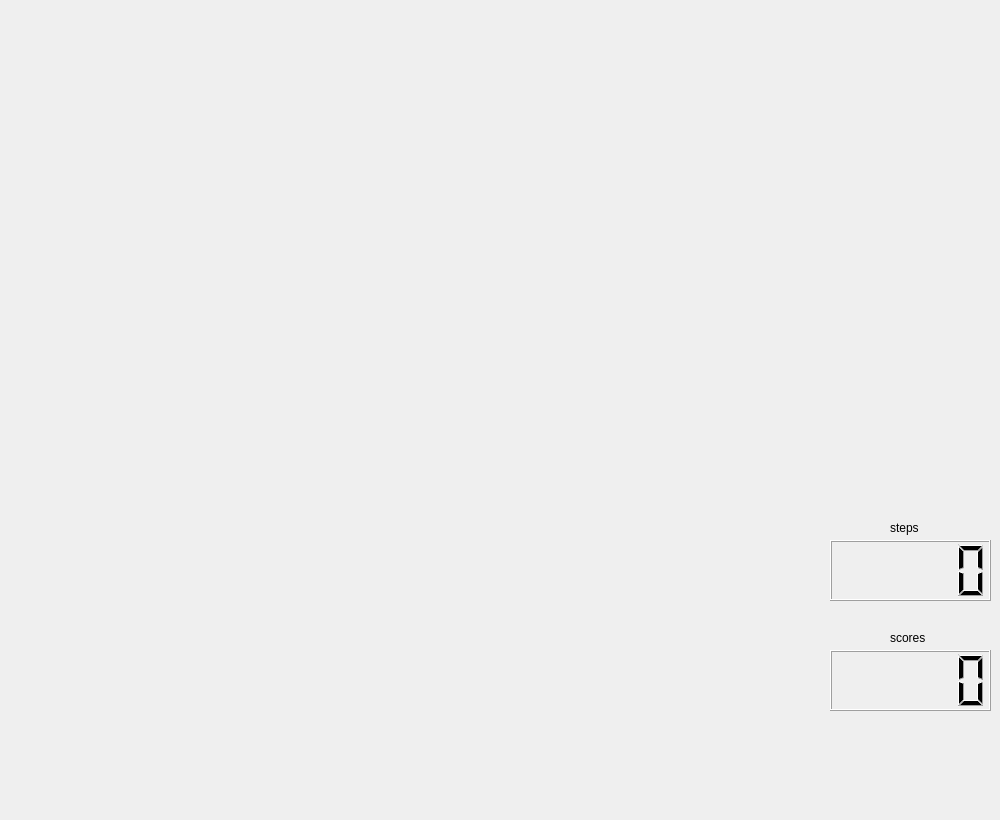
<?xml version="1.0" encoding="UTF-8"?>
<ui version="4.0">
 <class>GameWidget</class>
 <widget class="QWidget" name="GameWidget">
  <property name="geometry">
   <rect>
    <x>0</x>
    <y>0</y>
    <width>1000</width>
    <height>820</height>
   </rect>
  </property>
  <property name="sizePolicy">
   <sizepolicy hsizetype="Fixed" vsizetype="Fixed">
    <horstretch>0</horstretch>
    <verstretch>0</verstretch>
   </sizepolicy>
  </property>
  <property name="windowTitle">
   <string>Form</string>
  </property>
  <widget class="QLCDNumber" name="lcd">
   <property name="geometry">
    <rect>
     <x>830</x>
     <y>540</y>
     <width>161</width>
     <height>61</height>
    </rect>
   </property>
  </widget>
  <widget class="QLCDNumber" name="lcd1">
   <property name="geometry">
    <rect>
     <x>830</x>
     <y>650</y>
     <width>161</width>
     <height>61</height>
    </rect>
   </property>
  </widget>
  <widget class="QLabel" name="label">
   <property name="geometry">
    <rect>
     <x>890</x>
     <y>520</y>
     <width>72</width>
     <height>15</height>
    </rect>
   </property>
   <property name="text">
    <string>steps</string>
   </property>
  </widget>
  <widget class="QLabel" name="label_2">
   <property name="geometry">
    <rect>
     <x>890</x>
     <y>630</y>
     <width>72</width>
     <height>15</height>
    </rect>
   </property>
   <property name="text">
    <string>scores</string>
   </property>
  </widget>
 </widget>
 <resources/>
 <connections/>
</ui>
